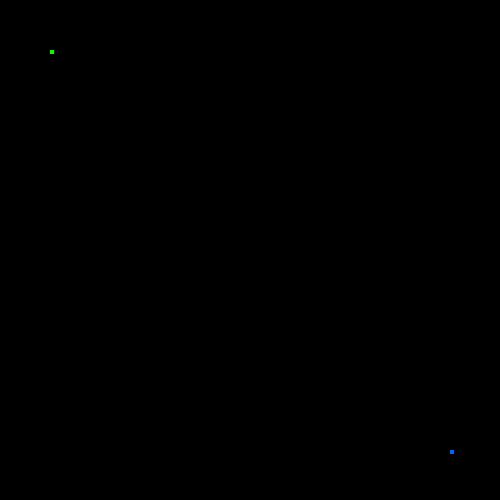
Frame 1 (no input)
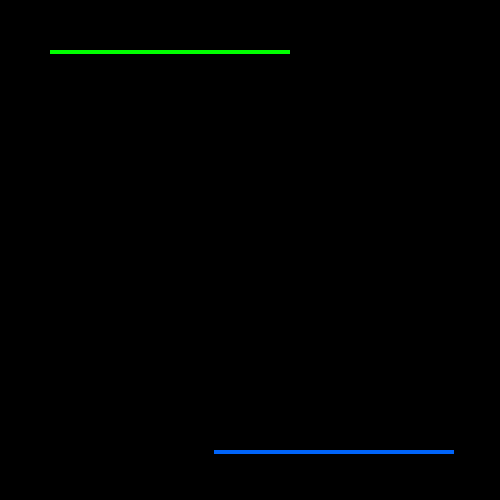
Frame 60 (the mouse pressed at the canvas centre just before this capture)
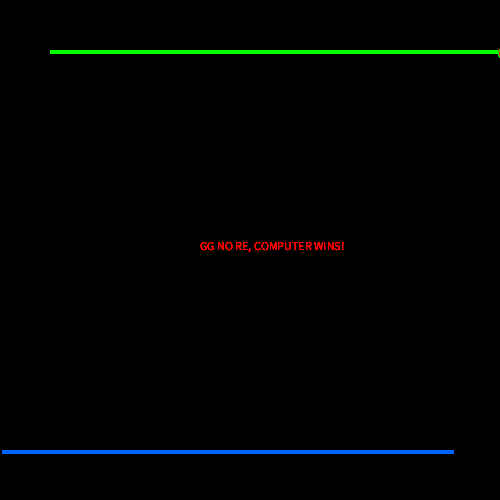
Frame 120 (the mouse held since frame 60 and released just before this capture)

The Processing sketch that drew these frames (run headless with seeded random() and noise(); from frame 60 on, the mouse is pressed at the canvas centre):

// Processing sketch: processing_77816
// ── processing_77816.pde

int direction = RIGHT;
int a = 50;
int n = 50;
int cdirection = LEFT;
int compD = 450;
int compY = 450;
int m = 5;
boolean gameOver = false;
void setup()
{
  size (500, 500);
  background (0);
}
void draw()
{
  stroke(0, 255, 0);
  frameRate(25);
  if (get(a, n) != color(0, 0, 0))
  {
    fill(255, 0, 0);
    ellipse(a+1, n+3, 10, 10);
    gameOver = true;
    text("GG NO RE, COMPUTER WINS!", 200, 250);
  }
  else if (get(compD, compY) != color (0))
  {
    fill(255, 0, 0);
    ellipse(compD, compY, 10, 10);
    gameOver = true;
    text("NOT BAD.jpg, YOU WIN!", 200, 250);
  }
  else
  {
    human();
    if (gameOver == false)
    {
      computer();
    }
  }
}
void human()
{
  fill(0, 255, 0);
  rect(a, n, 3, 3);
  if (direction == RIGHT)
  {
    a=a+4;
  }
  else if (direction == LEFT)
  {
    a=a-4;
  }
  else if (direction ==UP)
  {
    n=n-4;
  }
  else if (direction ==DOWN)
  {
    n=n+4;
  }
}

void computer()
{
  stroke (0, 100, 250);
  fill(0, 100, 250);
  rect(compD, compY, 3, 3);
  if (cdirection == LEFT)
  {
    compD=compD-4;
    if (get(compD-5, compY) != color (0, 0, 0))
    {
      cdirection = DOWN;
    }
  }
  else if (cdirection == RIGHT)
  {
    compD=compD+4;
    if (get(compD+5, compY) != color (0, 0, 0))
    {
      cdirection = UP;
    }
  }
  else if (cdirection == DOWN)
  {
    compY=compY+4;
    if (get(compD, compY+5) != color (0, 0, 0))
    {
      cdirection = RIGHT;
    }
  }
  else if (cdirection == UP)
  {
    compY=compY-4;
    if (get(compD, compY-5) != color (0, 0, 0))
    {
      cdirection = LEFT;
    }
  }
}
void keyPressed()
{
  if (key == 'l')
  {
    gameOver = false;
  }
  if (key == 'a')
  {
    direction = LEFT;
  }
  else if (key == 'd')
  {
    direction = RIGHT;
  }
  else if (key == 'w')
  {
    direction = UP;
  }
  else if (key == 's')
  {
    direction = DOWN;
  }
}
